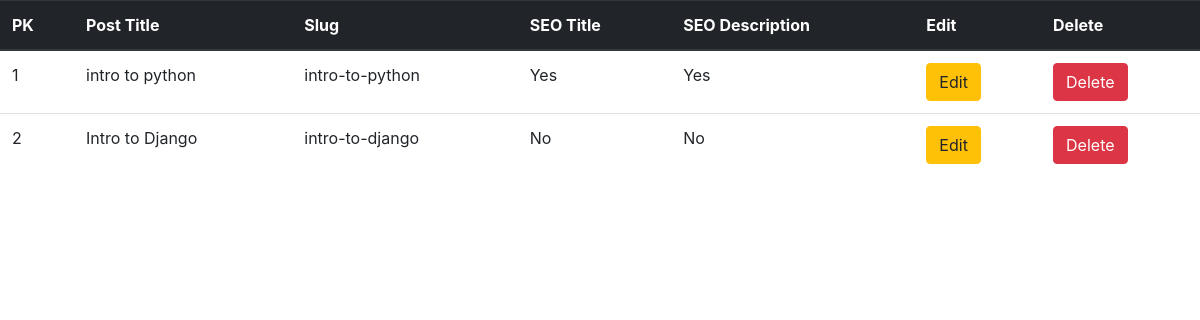
The page /blog/post-list/ on the database as committed earlier.
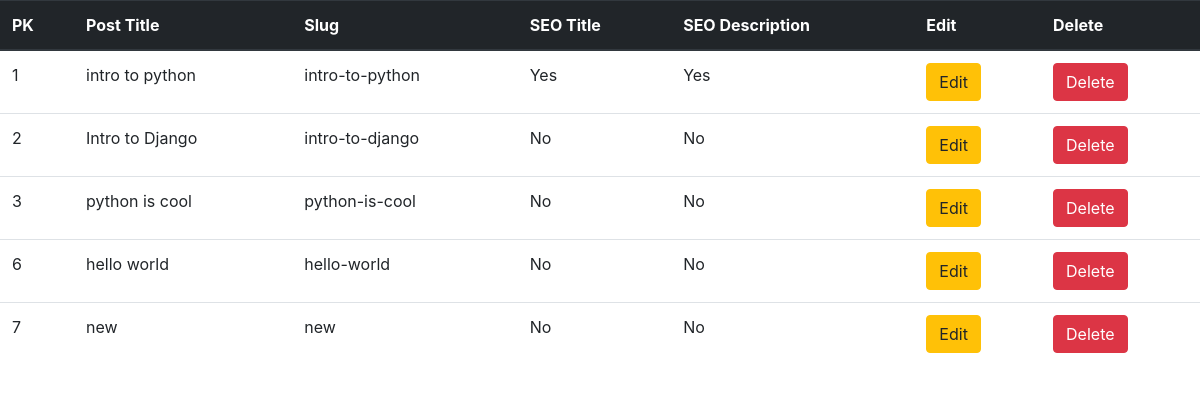
The same page on the database as committed later.
### blog/models.py (models this page shows, shortened)
class Post(models.Model):
    STATUS_CHOICES = (
    ('Published', 'Published'),
    ('Draft', 'Draft'),
    )
    title = models.CharField(max_length=250)
    body = models.TextField()
    category = models.ForeignKey(Category)
    seo_title = models.CharField(max_length=60, blank=True, null=True)
    seo_description = models.CharField(max_length=165, blank=True, null=True)
    slug = models.SlugField(max_length=200, unique=True)
    status = models.CharField(max_length=10, default='Draft', choices=STATUS_CHOICES)
    created = models.DateTimeField(auto_now_add=True)
    updated = models.DateTimeField(auto_now=True)

### blog/views.py (the view)
def post_list_admin(request):
    template = 'blog/post_list_admin.html'
    post = Post.objects.all()
    pages = pagination(request, post, 5)
    context = {
        'items': pages[0],
        'page_range': pages[1]
    }
    return render(request, template, context)

### example/config.py (called while the page is built)
def pagination(request, data, num=10):
    paginator = Paginator(data, num)
    page = request.GET.get('page')
    try:
        items = paginator.page(page)
    except PageNotAnInteger:
        items = paginator.page(1)
    except EmptyPage:
        items = paginator.page(paginator.num_pages)
    index = items.number - 1
    max_index = len(paginator.page_range)
    start_index = index - 5 if index >= 5 else 0
    end_index = index + 5 if index <= max_index - 5 else max_index
    page_range = paginator.page_range[start_index:end_index]
    return items, page_range

### templates/blog/post_list_admin.html
{% extends 'base.html' %}
{% block content %}
<table class="table">
    <thead class="thead-dark">
        <tr>
            <th scope="col">PK</th>
            <th scope="col">Post Title</th>
            <th scope="col">Slug</th>
            <th scope="col">SEO Title</th>
            <th scope="col">SEO Description</th>
            <th scope="col">Edit</th>
            <th scope="col">Delete</th>
        </tr>
    </thead>
    {% for item in items %}
    <tr>
    <td>{{item.pk}}</td>
    <td>{{item.title}}</td>
    <td>{{item.slug}}</td>
    <td>{% if item.seo_title %}Yes{% else %}No{% endif %}</td>
    <td>{% if item.seo_description %}Yes{% else %}No{% endif %}</td>
    <td><a href="{% url 'blog:edit_post' pk=item.pk %}"><button class="btn btn-warning">Edit</button></a></td>
        <td><a href="{% url 'blog:delete_post' pk=item.pk %}"><button class="btn btn-danger">Delete</button></a></td>
    </tr>
    {% endfor %}
</table>
{% endblock %}

### templates/base.html (shortened to what this page needs)
{% load static %}
<!DOCTYPE html>
<html>
<head>
  <link href="{% static 'css/bootstrap.min.css' %}" rel="stylesheet">
</head>
<body>
  {% block content %}
  {% endblock %}
</body>
</html>

Rows that differ between the two databases and show on the page:
added Post: pk "3", title "python is cool", slug "python-is-cool", shows "No"
added Post: pk "6", title "hello world", slug "hello-world", shows "No"
added Post: pk "7", title "new", slug "new", shows "No"
